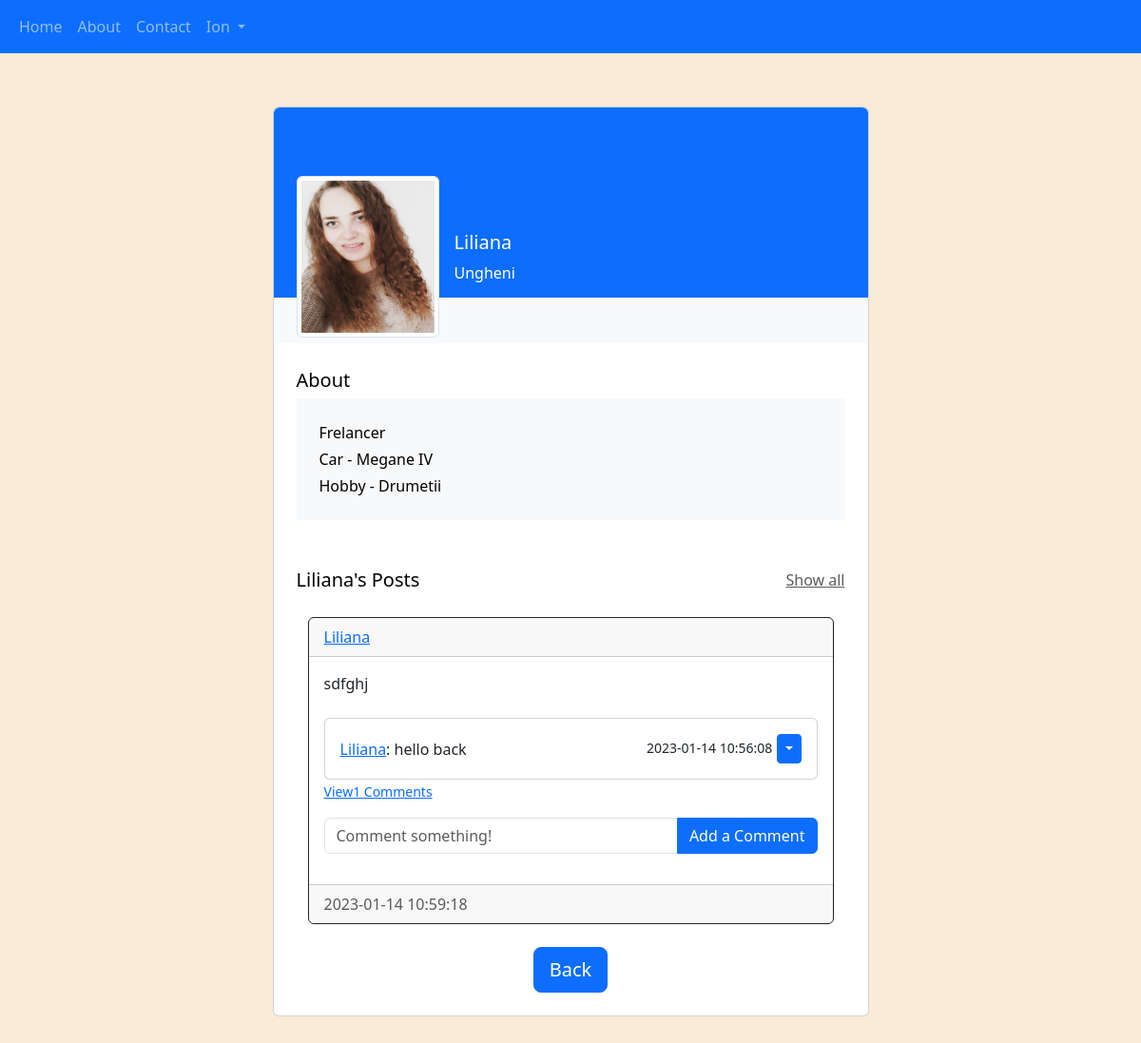
Page /profile/Liliana (signed in) on the committed database.
### website/models.py (models this page shows)
class User(db.Model, UserMixin):
    id = db.Column(db.Integer, primary_key=True)
    email = db.Column(db.String(150), unique=True)
    username = db.Column(db.String(150), unique=True)
    password = db.Column(db.String(150))
    date_created = db.Column(db.DateTime(), default=func.now())
    about = db.Column(db.String(300), nullable=False)
    city = db.Column(db.String(150), nullable=False)
    car = db.Column(db.String(150), nullable=False)
    hobby = db.Column(db.String(150))
    file = db.Column(db.String(300))
    posts = db.relationship("Post", backref = "User", passive_deletes=True)
    comments = db.relationship("Comment", backref = "User", passive_deletes=True)
    likes = db.relationship("Like", backref = "User", passive_deletes=True)

class Post(db.Model):
    id = db.Column(db.Integer, primary_key=True)
    text = db.Column(db.Text, nullable=False)
    date_created = db.Column(db.DateTime(), default=func.now())
    author = db.Column(db.Integer, db.ForeignKey("user.id", ondelete="CASCADE"), nullable=False)
    comments = db.relationship("Comment", backref = "Post", passive_deletes=True)
    likes = db.relationship("Like", backref = "Post", passive_deletes=True)

class Comment(db.Model):
    id = db.Column(db.Integer, primary_key=True)
    text = db.Column(db.String(300), nullable=False)
    date_created = db.Column(db.DateTime(), default=func.now())
    author = db.Column(db.Integer, db.ForeignKey("user.id", ondelete="CASCADE"), nullable=False)
    post_id = db.Column(db.Integer, db.ForeignKey("post.id", ondelete="CASCADE"), nullable=False)

### website/views.py (the view)
@views.route("/profile/<username>")
@login_required
def posts(username):
    user = User.query.filter_by(username=username).first()
    if not user:
        flash("No user with that username exists.", category="error")
        return redirect(url_for("views.home"))
    posts = Post.query.filter_by(author=user.id).all()
    return render_template("profile.html", user=current_user, posts=posts)

### website/__init__.py (called while the page is built)
def create_app():
    app = Flask(__name__)
    app.config["SECRET_KEY"] = "MIN302"
    app.config["SQLALCHEMY_DATABASE_URI"] = f"sqlite:///{DB_NAME}"
    db.init_app(app)
    from .views import views
    from .auth import auth
    app.register_blueprint(views, url_prefix = "/")
    app.register_blueprint(auth, url_prefix = "/")
    from .models import User, Post, Comment, Like
    with app.app_context():
        db.create_all()
    login_manager = LoginManager()
    login_manager.login_view = "auth.login"
    login_manager.init_app(app)
    @login_manager.user_loader
    def load_user(id):
        return User.query.get(int(id))
    return app

### website/templates/profile.html (shortened to what this page needs)
{% extends "posts_div.html" %}
{% block content %}
<section class="h-150 gradient-custom-3 mx-auto" >
    <div class="container py-5 h-150 mx-auto" >
      <div class="row d-flex justify-content-center align-items-center h-100">
        <div class="col col-lg-9 col-xl-7">
          <div class="card">
          {% for post in posts %}
            <div class="rounded-top text-white d-flex flex-row" style="background-color: #0d6efd; height:200px;">
              <div class="ms-4 mt-5 d-flex flex-column" style="width: 150px;">
                <img src= "../static/picture/{{post.User.file}}"
                  alt="Generic placeholder image" class="img-fluid img-thumbnail mt-4 mb-2"
                  style="width: 150px; height: 170px; z-index: 1">
              </div>
              <div class="ms-3" style="margin-top: 130px;">
                <h5>{{post.User.username}}</h5>
                <p>{{post.User.city}}</p>
              </div>
            </div>
            <div class="p-4 text-black" style="background-color: #f8f9fa;">
            </div>
            <div class="card-body p-4 text-black">
              <div class="mb-5">
                <p class="lead fw-normal mb-1">About</p>
                <div class="p-4" style="background-color: #f8f9fa;">
                  <p class="font-italic mb-1">{{post.User.about}}</p>
                  <p class="font-italic mb-1">Car - {{post.User.car}}</p>
                  <p class="font-italic mb-0">Hobby - {{post.User.hobby}}</p>
                </div>
              </div>
              <div class="d-flex justify-content-between align-items-center mb-4">
                <p class="lead fw-normal mb-0">{{post.User.username}}'s Posts</p>
                <p class="mb-0"><a href="#!" class="text-muted">Show all</a></p>
              </div>
          {% endfor %}
              <div class="container">
                <div id="posts">
                  {% for post in posts %}
                    <div class="card border-dark ">
                        <div class="card-header d-flex justify-content-between align-items-center">
                            <a href="\profile\{{post.User.username}}">{{post.User.username}}</a>
                        </div>
                        <div class="card-body">
                            <div class="card-text">{{post.text}}</div>
                            <br/>
                            <div class="" id="comments-{{post.id}}">
                                <div class="card">
                                    <div class="card-body" id="comments-{{post.id}}">
                                        {% for comment in post.comments %}
                                        <div class="d-flex justify-content-between align-items-center">
                                            <div>
                                                <a href="/profile/{{comment.User.username}}">{{comment.User.username}}</a>: {{comment.text}}
                                            </div>
                                            <div>
                                                <small class="text-mutetd">{{comment.date_created}}</small>
                                                <div class="btn-group">
                                                    <button type="button" class="btn btn-sm btn-primary dropdown-toggle" data-bs-toggle="dropdown"></button>
                                                </div>
                                            </div>
                                        </div>
                                        {% endfor %}
                                    </div>
                                </div>
                            </div>
                            <p class="card-text">
                                {% if post.comments|length > 0 %}
                                <a data-bs-toggle="collapse" href="#comments-{{post.id}}" role="button">
                                <small>View{{post.comments|length}} Comments</small>
                                </a>
                                {% else %}
                                <small class="text-muted">No Comments</small>
                                {% endif %}
                            </p>
                            <form class="input-group mb-3" method="POST" action="/create-comment/{{post.id}}">
                                <input type="text" id="text" name="text" class="form-control" placeholder="Comment something!">
                                <button type="submit" class="btn btn-primary">Add a Comment</button>
                            </form>
                        </div>
                        <div class="card-footer text-muted">{{post.date_created}}</div>
                    </div>
                    <br />
                </div>
                  {% endfor %}
              </div>
              <div align="center">
                <a href="/home"><button type="button" class="btn btn-primary btn-lg">Back</button></a>
              </div>
            </div>
          </div>
        </div>
      </div>
    </div>
  </section>
{% endblock %}

### website/templates/base.html (shortened to what this page needs)
<!DOCTYPE html>
<html lang="en">
<head>
    <link href="https://cdn.jsdelivr.net/npm/bootstrap@5.3.0-alpha1/dist/css/bootstrap.min.css" rel="stylesheet"
 />
    <link rel="stylesheet" href="../static/css/styles.css">
</head>
<body>
    <nav class="navbar navbar-expand-lg navbar-dark bg-primary">
        <div class="container-fluid">
            <div class="collapse navbar-collapse" id="navbar">
                <div class="navbar-nav">
                    <a class="nav-item nav-link" href="/home">Home</a>
                    <a class="nav-item nav-link" href="/about">About</a>
                    <a class="nav-item nav-link" href="/contact">Contact</a>
                    {% if user.is_authenticated %}
                    <li class="nav-item dropdown">
                        <a class="nav-link dropdown-toggle" href="#" role="button" data-bs-toggle="dropdown" aria-expanded="false">
                            {{user.username}}
                        </a>
                    </li>
                    {% else %}
                    <a class="nav-item nav-link" href="/login">Login</a>
                    <a class="nav-item nav-link" href="/sign-up">Sign Up</a>
                    {% endif %}
                </div>
            </div>
        </div>
    </nav>
    <div class="container">{% block content %}{% endblock %}</div>
</body>
</html>

### website/static/css/styles.css (style rules this page uses)
body { background: antiquewhite; }

### rows in the picture
User: username "Ion"
Post: User.file (picture), User.username "Liliana", User.city "Ungheni", User.about "Frelancer", User.car "Megane IV", User.hobby "Drumetii", text "sdfghj", comments|length "1", date_created "2023-01-14 10:59:18"
Comment: User.username "Liliana", text "hello back", date_created "2023-01-14 10:56:08"
